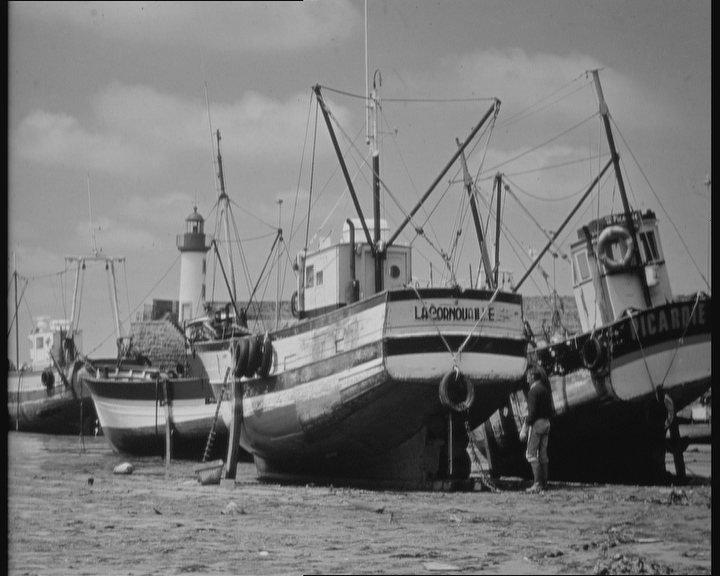
#> input picture _4.python/opencv/boatGray.bmp, 720 x 576 px, found by its file name
$ python '例13.7.py'
#> lines starting #> are read from the running program, lines starting #| are printed output that depends on the picture
# -*- coding: utf-8 -*-
"""
Created on Wed Jun 29 08:16:09 2018

@author: 李立宗  lilizong@gmail.com
《opencv图穷匕见-python实现》 电子工业出版社
"""
import cv2
import matplotlib.pyplot as plt
o=cv2.imread("image\\boatGray.bmp")
#> o is the input picture: shape (576, 720, 3); min 3, max 220, mean 120
histb = cv2.calcHist([o],[0],None,[256],[0,255])
#> histb = 256 values, max 7480 at index 157, min 0 at index 0, mean 1620
plt.plot(histb,color='b')
plt.show()
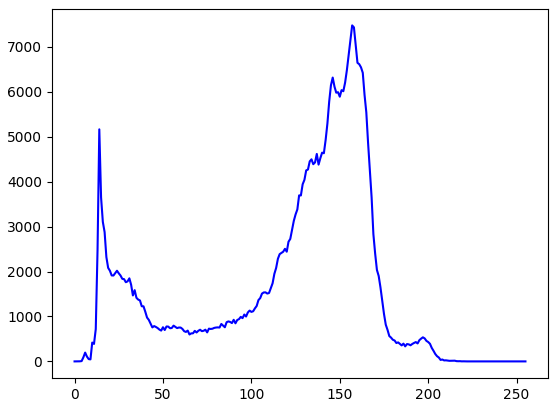
#> figure drawn by matplotlib, 1 panel; curve peaks at x = 157, y = 7480
